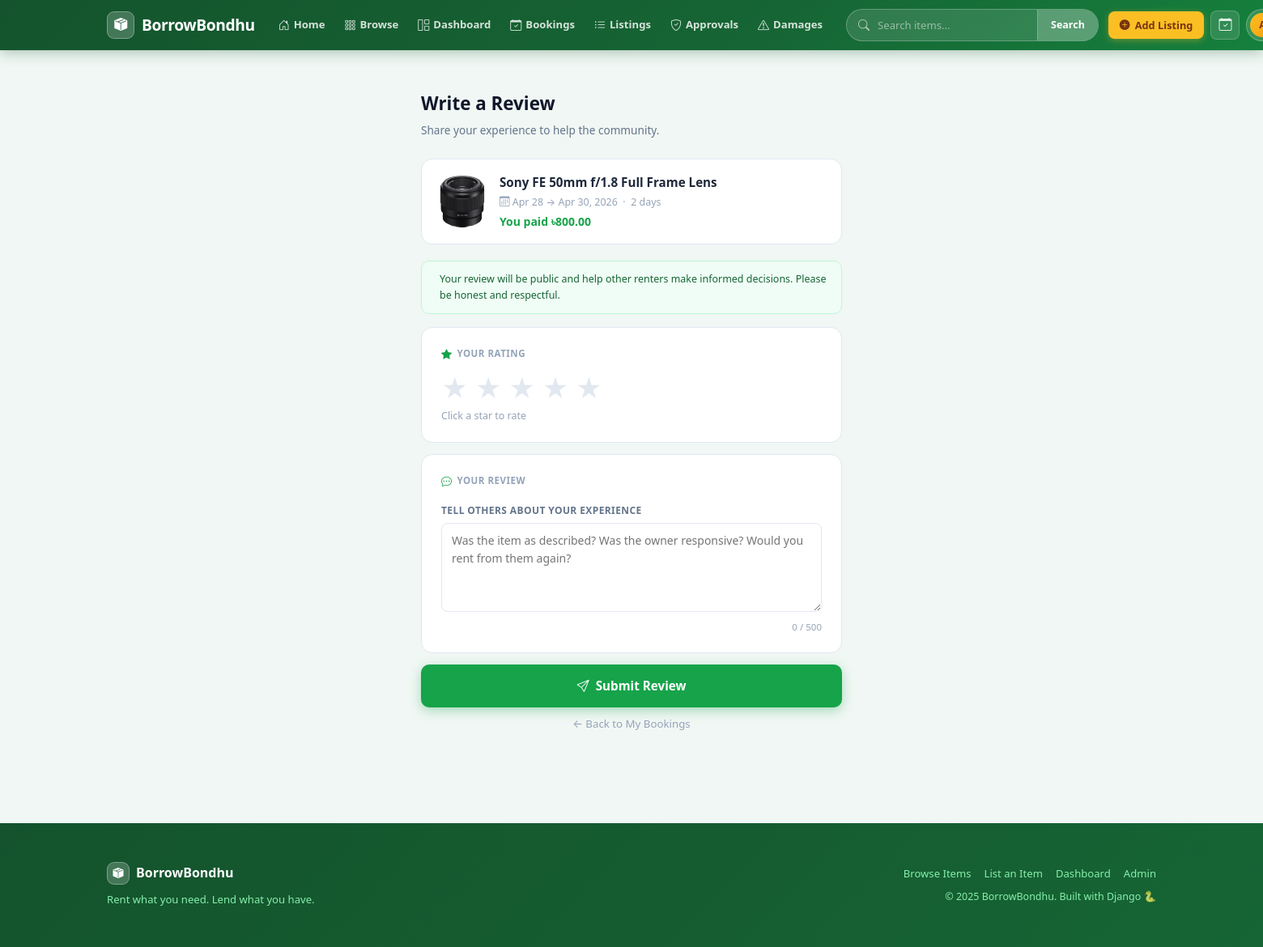
The app's page /reviews/add/8/ (signed in) with its own data.
### bookings/models.py (models this page shows, shortened)
class Booking(models.Model):
    STATUS_CHOICES = [
        ('pending', 'Pending'),
        ('accepted', 'Accepted'),
        ('rejected', 'Rejected'),
        ('completed', 'Completed'),
    ]
    renter = models.ForeignKey(User, on_delete=models.CASCADE, related_name='bookings')
    listing = models.ForeignKey(Listing, on_delete=models.CASCADE, related_name='bookings')
    start_date = models.DateField()
    end_date = models.DateField()
    status = models.CharField(max_length=20, choices=STATUS_CHOICES, default='pending')
    created_at = models.DateTimeField(auto_now_add=True)
    message = models.TextField(blank=True, help_text="Optional message to the owner")
    def total_days(self):
        return (self.end_date - self.start_date).days or 1
    def total_price(self):
        return self.total_days() * self.listing.price_per_day

### listings/models.py (models this page shows, shortened)
class Listing(models.Model):
    CATEGORY_CHOICES = [
        ('cameras', 'Cameras & Photography'),
        ('electronics', 'Electronics'),
        ('tools', 'Tools & Equipment'),
        ('events', 'Event Equipment'),
        ('sports', 'Sports & Outdoors'),
        ('other', 'Other'),
    ]
    owner = models.ForeignKey(User, on_delete=models.CASCADE, related_name='listings')
    title = models.CharField(max_length=200)
    description = models.TextField()
    category = models.CharField(max_length=50, choices=CATEGORY_CHOICES)
    price_per_day = models.DecimalField(max_digits=10, decimal_places=2)
    location = models.CharField(max_length=200)
    image = models.ImageField(upload_to='listings/', blank=True, null=True)
    is_available = models.BooleanField(default=True)
    approved = models.BooleanField(default=False)
    created_at = models.DateTimeField(auto_now_add=True)

### reviews/views.py (the view)
# urls.py: path('add/<int:booking_pk>/', views.add_review, name='add_review'),
@login_required
def add_review(request, booking_pk):
    booking = get_object_or_404(Booking, pk=booking_pk, renter=request.user, status='completed')
    if hasattr(booking, 'review'):
        messages.warning(request, 'You have already reviewed this booking.')
        return redirect('my_bookings')
    if request.method == 'POST':
        form = ReviewForm(request.POST)
        if form.is_valid():
            review = form.save(commit=False)
            review.reviewer = request.user
            review.listing = booking.listing
            review.booking = booking
            review.save()
            messages.success(request, 'Review submitted! Thank you.')
            return redirect('listing_detail', pk=booking.listing.pk)
    else:
        form = ReviewForm()
    return render(request, 'reviews/review_form.html', {'form': form, 'booking': booking})

### reviews/forms.py
class ReviewForm(forms.ModelForm):
    class Meta:
        model = Review
        fields = ['rating', 'comment']
        widgets = {
            'comment': forms.Textarea(attrs={'rows': 4}),
        }

### templates/reviews/review_form.html (shortened to what this page needs)
{% extends 'base.html' %}
{% block content %}
<div class="container review-page">
  <div class="review-wrap">
    <div class="page-title">Write a Review</div>
    <div class="page-sub">Share your experience to help the community.</div>
    <div class="booking-summary">
      {% if booking.listing.image %}
        <img src="{{ booking.listing.image.url }}" alt="{{ booking.listing.title }}">
      {% else %}
        <div class="no-img">📦</div>
      {% endif %}
      <div>
        <div class="summary-title">{{ booking.listing.title }}</div>
        <div class="summary-dates">
          <i class="bi bi-calendar3"></i>
          {{ booking.start_date|date:"M d" }} → {{ booking.end_date|date:"M d, Y" }}
          &nbsp;·&nbsp; {{ booking.total_days }} day{{ booking.total_days|pluralize }}
        </div>
        <div class="summary-price">You paid ৳{{ booking.total_price }}</div>
      </div>
    </div>
    <div class="honesty-note">
      <span>Your review will be public and help other renters make informed decisions. Please be honest and respectful.</span>
    </div>
    <form method="post" id="reviewForm">
      <div class="form-card">
        <div class="card-section-title">
          <i class="bi bi-star-fill"></i> Your Rating
        </div>
        <div class="star-selector">
          <label for="s5" title="Excellent">★</label>
          <label for="s4" title="Good">★</label>
          <label for="s3" title="Average">★</label>
          <label for="s2" title="Below Average">★</label>
          <label for="s1" title="Poor">★</label>
        </div>
        <div class="star-hint" id="starHint">Click a star to rate</div>
      </div>
      <div class="form-card">
        <div class="card-section-title">
          <i class="bi bi-chat-dots"></i> Your Review
        </div>
        <label class="field-label">Tell others about your experience</label>
        <textarea
          name="comment"
          id="commentBox"
          maxlength="500"
          placeholder="Was the item as described? Was the owner responsive? Would you rent from them again?"
          required></textarea>
        <div class="char-count"><span id="charCount">0</span> / 500</div>
      </div>
      <button type="submit" class="btn-submit" id="submitBtn">
        <i class="bi bi-send"></i> Submit Review
      </button>
      <a href="{% url 'my_bookings' %}" class="btn-cancel">← Back to My Bookings</a>
    </form>
  </div>
</div>
{% endblock %}

### templates/base.html (style rules this page uses)
* { margin: 0; padding: 0; box-sizing: border-box; }
body { background: #f0f7f4; color: #1e293b; font-family: 'Segoe UI', system-ui, -apple-system, sans-serif; font-size: 15px; line-height: 1.6; }
a { color: #16a34a; text-decoration: none; }

### templates/reviews/review_form.html (style rules this page uses)
.review-page { padding: 32px 0 64px; }
.review-wrap { max-width: 520px; margin: 0 auto; }
.page-title { font-size: 1.4rem; font-weight: 800; color: #0f172a; margin-bottom: 4px; }
.page-sub { font-size: 0.85rem; color: #64748b; margin-bottom: 24px; }
.booking-summary { background: #fff; border: 1.5px solid #e2e8f0; border-radius: 14px; padding: 16px 18px; margin-bottom: 20px; display: flex; gap: 14px; align-items: center; }
.booking-summary img { width: 64px; height: 64px; border-radius: 10px; object-fit: cover; flex-shrink: 0; }
.summary-title { font-size: 0.95rem; font-weight: 700; color: #1e293b; }
.summary-dates { font-size: 0.78rem; color: #94a3b8; margin-top: 3px; }
.summary-price { font-size: 0.875rem; font-weight: 700; color: #16a34a; margin-top: 3px; }
.form-card { background: #fff; border: 1.5px solid #e2e8f0; border-radius: 14px; padding: 22px 24px; margin-bottom: 14px; }
.card-section-title { font-size: 0.72rem; font-weight: 700; color: #94a3b8; text-transform: uppercase; letter-spacing: 0.5px; margin-bottom: 16px; display: flex; align-items: center; gap: 6px; }
.card-section-title i { color: #16a34a; font-size: 13px; }
.star-selector { display: flex; gap: 8px; margin-bottom: 8px; }
.star-selector label { font-size: 2rem; color: #e2e8f0; cursor: pointer; transition: color 0.15s, transform 0.1s; line-height: 1; }
.star-selector { flex-direction: row-reverse; justify-content: flex-end; }
.star-hint { font-size: 0.78rem; color: #94a3b8; min-height: 18px; margin-top: 4px; font-weight: 500; }
label.field-label { font-size: 0.75rem; font-weight: 700; color: #64748b; text-transform: uppercase; letter-spacing: 0.4px; display: block; margin-bottom: 6px; }
textarea { border: 1.5px solid #e2e8f0; border-radius: 8px; padding: 10px 12px; font-size: 0.875rem; color: #1e293b; width: 100%; outline: none; transition: border-color 0.15s, box-shadow 0.15s; background: #fff; resize: vertical; min-height: 110px; }
.char-count { font-size: 0.72rem; color: #94a3b8; text-align: right; margin-top: 4px; }
.btn-submit { display: flex; align-items: center; justify-content: center; gap: 8px; width: 100%; padding: 14px; font-size: 0.95rem; font-weight: 700; background: #16a34a; color: white !important; border: none; border-radius: 10px; text-decoration: none !important; transition: all 0.2s; box-shadow: 0 4px 14px rgba(22,163,74,.35); cursor: pointer; }
.btn-cancel { display: block; text-align: center; margin-top: 10px; font-size: 0.83rem; color: #94a3b8; text-decoration: none; }
.honesty-note { display: flex; align-items: flex-start; gap: 8px; background: #f0fdf6; border: 1.5px solid #bbf7d4; border-radius: 10px; padding: 12px 14px; font-size: 0.78rem; color: #166534; margin-bottom: 16px; }

### records on screen
Booking: listing.image (picture), listing "Sony FE 50mm f/1.8 Full Frame Lens", start_date "Apr 28", end_date "Apr 30, 2026", total_days "2", total_price "800.00"
